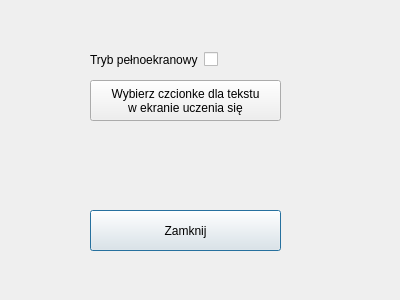
<?xml version="1.0" encoding="UTF-8"?>
<ui version="4.0">
 <class>SettingsWindow</class>
 <widget class="QDialog" name="SettingsWindow">
  <property name="geometry">
   <rect>
    <x>0</x>
    <y>0</y>
    <width>400</width>
    <height>300</height>
   </rect>
  </property>
  <property name="windowTitle">
   <string>Dialog</string>
  </property>
  <widget class="QPushButton" name="closeButton">
   <property name="geometry">
    <rect>
     <x>90</x>
     <y>210</y>
     <width>191</width>
     <height>41</height>
    </rect>
   </property>
   <property name="font">
    <font>
     <family>MS Shell Dlg 2</family>
    </font>
   </property>
   <property name="text">
    <string>Zamknij</string>
   </property>
  </widget>
  <widget class="QPushButton" name="chooseFontButton">
   <property name="geometry">
    <rect>
     <x>90</x>
     <y>80</y>
     <width>191</width>
     <height>41</height>
    </rect>
   </property>
   <property name="text">
    <string>Wybierz czcionke dla tekstu 
w ekranie uczenia się</string>
   </property>
  </widget>
  <widget class="QWidget" name="layoutWidget">
   <property name="geometry">
    <rect>
     <x>90</x>
     <y>50</y>
     <width>191</width>
     <height>19</height>
    </rect>
   </property>
   <layout class="QHBoxLayout" name="horizontalLayout">
    <item>
     <widget class="QLabel" name="label">
      <property name="text">
       <string>Tryb pełnoekranowy</string>
      </property>
     </widget>
    </item>
    <item>
     <widget class="QCheckBox" name="fullscreenCheckBox">
      <property name="text">
       <string/>
      </property>
     </widget>
    </item>
   </layout>
  </widget>
 </widget>
 <resources/>
 <connections/>
</ui>
